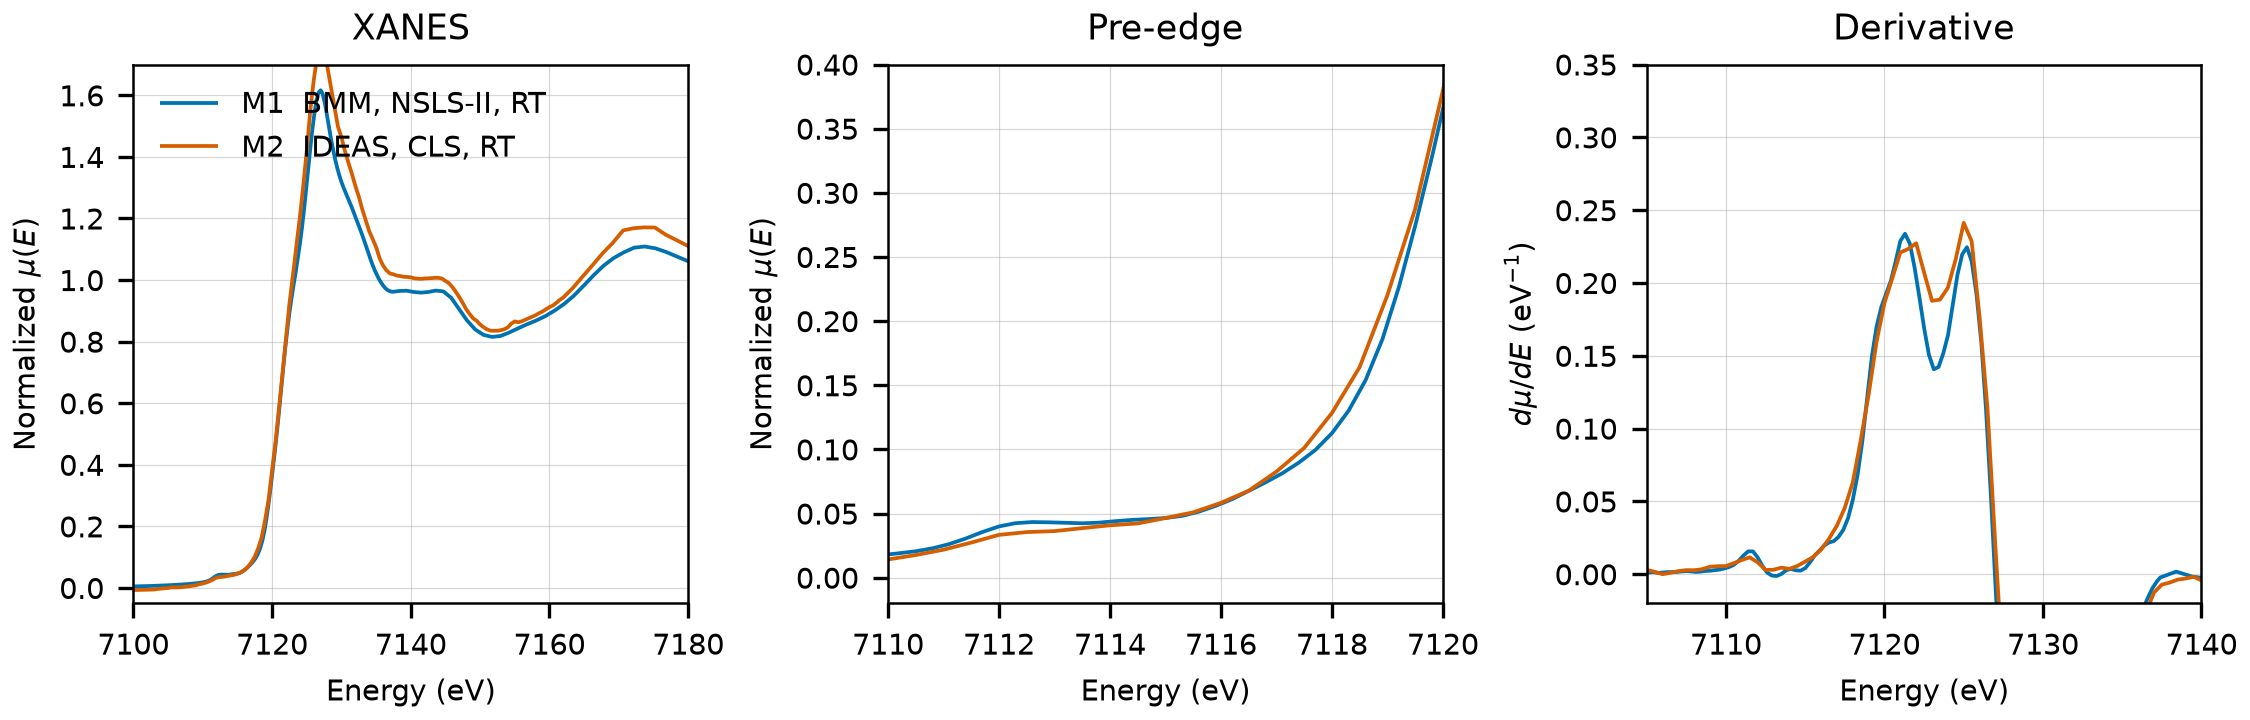

Generate this figure with Python:
"""Plot the experimental Fe K-edge spectra of humboldtine in this folder.

Run from this directory. The output replaces spectra_comparison.png, which the
README links to.
"""

import matplotlib.pyplot as plt
import numpy as np
from larch import Group
from larch.xafs import pre_edge

OUTPUT = "spectra_comparison.png"

MEASUREMENTS = [
    ("M1  BMM, NSLS-II, RT", "NIST/Fe-Fe2Oxalate.xdi", {"mu_col": 3, "ref_cols": (5, 6)}, "#0072B2"),
    ("M2  IDEAS, CLS, RT", "XASDB/Iron (II) Oxalate_idng95ys.dat", {"ratio": (1, 2), "ref_ratio": (2, 3)}, "#D55E00"),
]

FE_K_EDGE = 7112.0
PRE_EDGE_DEFAULTS = {"pre1": -150, "pre2": -30, "norm1": 150, "norm2": 350, "nnorm": 2, "nvict": 2}


def normalized(path, mu_col=None, ref_cols=None, ratio=None, ref_ratio=None):
    """Return a larch group with the normalized spectrum read from path."""
    data = np.loadtxt(path, comments="#")
    energy = data[:, 0]
    
    if mu_col is not None:
        mu = data[:, mu_col]
    elif ratio is not None:
        mu = np.log(data[:, ratio[0]] / data[:, ratio[1]])

    if ref_cols is not None:
        ref_mu = np.log(data[:, ref_cols[0]] / data[:, ref_cols[1]])
        ref_group = Group(energy=energy.copy(), mu=ref_mu)
        pre_edge(ref_group)
        eshift = FE_K_EDGE - ref_group.e0
        energy = energy + eshift
    elif ref_ratio is not None:
        ref_mu = np.log(data[:, ref_ratio[0]] / data[:, ref_ratio[1]])
        ref_group = Group(energy=energy.copy(), mu=ref_mu)
        pre_edge(ref_group)
        eshift = FE_K_EDGE - ref_group.e0
        energy = energy + eshift

    group = Group(energy=energy, mu=mu)
    pre_edge(group, **PRE_EDGE_DEFAULTS)
    return group


def main():
    plt.rcParams.update({"font.size": 7, "axes.linewidth": 0.6})
    fig, axes = plt.subplots(1, 3, figsize=(7.5, 2.4), constrained_layout=True)

    for label, path, kwargs, color in MEASUREMENTS:
        group = normalized(path, **kwargs)
        derivative = np.gradient(group.flat, group.energy)
        axes[0].plot(group.energy, group.flat, color=color, lw=0.9, label=label)
        axes[1].plot(group.energy, group.flat, color=color, lw=0.9)
        axes[2].plot(group.energy, derivative, color=color, lw=0.9)

    axes[0].set(
        xlim=(7100, 7180),
        ylim=(-0.05, 1.7),
        xlabel="Energy (eV)",
        ylabel=r"Normalized $\mu(E)$",
        title="XANES",
    )
    axes[0].legend(frameon=False, loc="upper left")

    axes[1].set(
        xlim=(7110, 7120),
        ylim=(-0.02, 0.4),
        xlabel="Energy (eV)",
        ylabel=r"Normalized $\mu(E)$",
        title="Pre-edge",
    )

    axes[2].set(
        xlim=(7105, 7140),
        ylim=(-0.02, 0.35),
        xlabel="Energy (eV)",
        ylabel=r"$d\mu/dE$ (eV$^{-1}$)",
        title="Derivative",
    )

    for ax in axes:
        ax.grid(True, lw=0.3, alpha=0.5)

    fig.savefig(OUTPUT, dpi=300)
    plt.close(fig)
    print(f"wrote {OUTPUT}")


if __name__ == "__main__":
    main()
